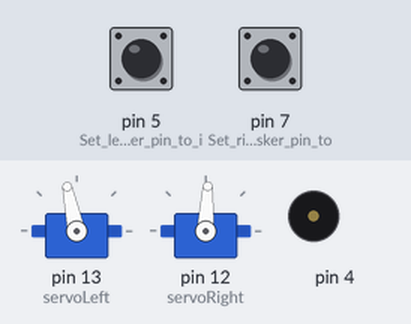
The sketch below on a simulated Arduino Uno, built with avr-gcc and run on an emulated ATmega328P. Shown: 2 × servo, buzzer (waves = sounding). The test bench sets the inputs (shaded band); at power-on: pin 5 (Set_left_whisker_pin_to_i) HIGH, pin 7 (Set_right_whisker_pin_to) HIGH.

Above: at 2.2 s.
2.3 s: pin 5 (Set_left_whisker_pin_to_i) pulled LOW for 1 s
At 4.3 s:
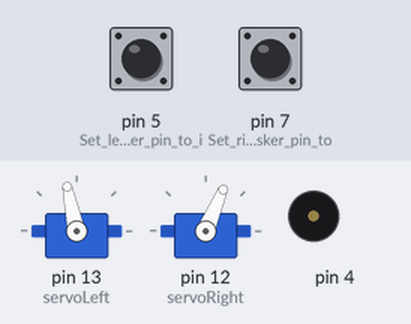
5.3 s: pin 7 (Set_right_whisker_pin_to) pulled LOW for 3.2 s
At 8.8 s:
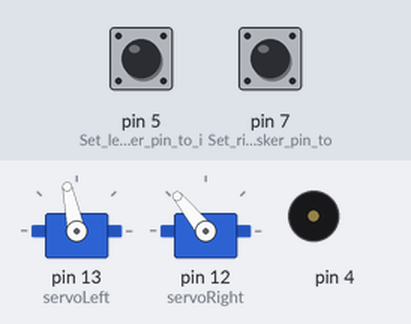
10.0 s: pin 7 (Set_right_whisker_pin_to) pulled LOW for 1 s
At 12.2 s:
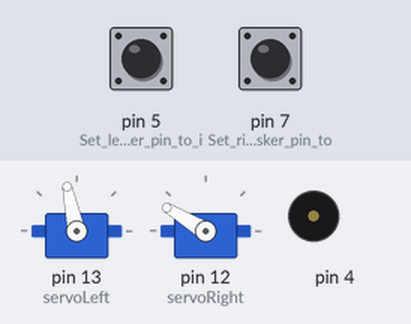
13.0 s: pin 7 (Set_right_whisker_pin_to) pulled LOW for 1 s
At 14.8 s:
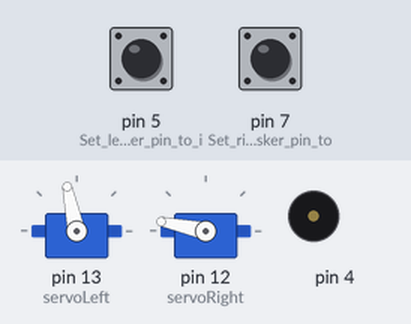
16.0 s: pin 7 (Set_right_whisker_pin_to) pulled LOW for 3.2 s
At 17.0 s:
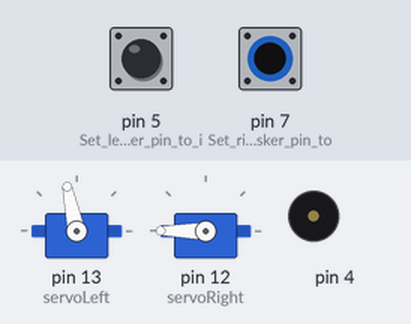
20.7 s: pin 5 (Set_left_whisker_pin_to_i) pulled LOW for 3.2 s
At 25.1 s:
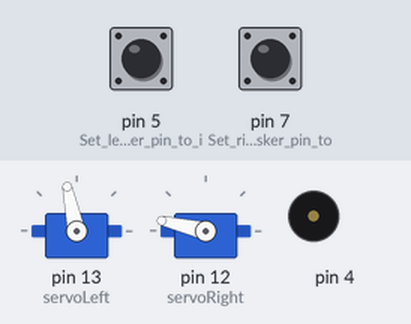
Timing chart, 0 to 26.4 s (numbered marks = the images above; inputs shaded):
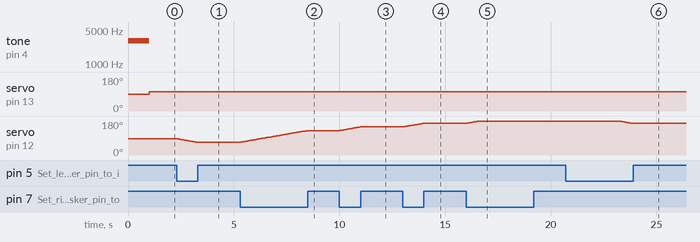

Measured:
- after the input at 2.3 s, servo on pin 12 (servoRight): moves from 87° to 67° over 0.95 s, starting at once
- after the input at 5.3 s, servo on pin 12 (servoRight): moves from 67° to 129° over 3.2 s, starting at once
- after the input at 10.0 s, servo on pin 12 (servoRight): moves from 129° to 149° over 0.95 s, starting at once
- after the input at 13.0 s, servo on pin 12 (servoRight): moves from 149° to 168° over 0.95 s, starting at once
- after the input at 16.0 s, servo on pin 12 (servoRight): moves from 168° to 180° over 0.55 s, starting at once
- after the input at 20.7 s, servo on pin 12 (servoRight): moves from 180° to 167° over 0.60 s, starting after 2.6 s

The sketch:

WhiskerCircle.ino
```cpp
// Robotics with the BOE Shield - Chapter 5, project 2 – WhiskerCircle
// BOE Shield-Bot navigates a circle of 1 yard diameter.
// Tightens turn if right whisker pressed, or reduces turn if left whisker
// is pressed.

#include <Servo.h>                    // Include servo library

Servo servoLeft;                      // Declare left and right servos
Servo servoRight;

int turn;

void setup()                          // Built-in initialization block
{
  pinMode(7, INPUT);                    // Set right whisker pin to input
  pinMode(5, INPUT);                    // Set left whisker pin to input

  tone(4, 3000, 1000);                // Play tone for 1 second
  delay(1000);                        // Delay to finish tone

  servoLeft.attach(13);               // Attach left signal to Port 13
  servoRight.attach(12);              // Attach right signal to Port 12

  turn = 0;

//  servoLeft.detach();                 // Stop sending servo signals
//  servoRight.detach();
}

void loop()                          // Main loop auto-repeats
{                                    // Nothing needs repeating
  int wLeft = digitalRead(5);
  int wRight = digitalRead(7);

  if(wLeft == 0)
  {
    turn -= 10;
  }
  else if(wRight == 0)
  {
    turn += 10;
  }

  // Arc to the right
  servoLeft.writeMicroseconds(1600);  // Left wheel counterclockwise
  servoRight.writeMicroseconds(1438 + turn); // Right wheel clockwise slower
  delay(50);                       // ...for 25.5 seconds
}
```
